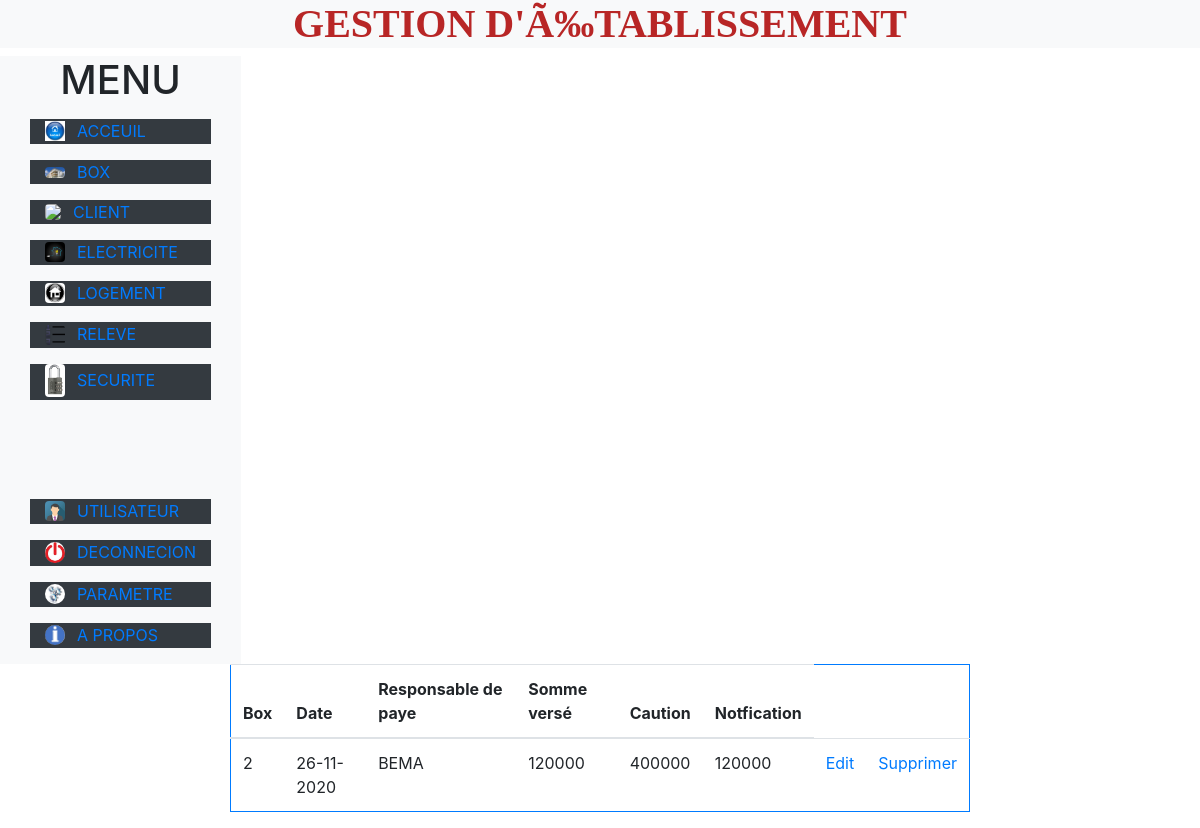
Page /Admlog.php on the committed database.
### tables this page shows
CREATE TABLE `parametre` (
  `nom_appli` varchar(255) NOT NULL,
  `societe` varchar(255) NOT NULL,
  `representant` varchar(255) NOT NULL,
  `localisation` varchar(255) NOT NULL,
  `adress_soc` varchar(255) NOT NULL,
  `respo_soc` varchar(255) NOT NULL,
  `cin_respo` varchar(255) NOT NULL,
  `dcin_respo` varchar(255) NOT NULL,
  `adress_respo` varchar(255) NOT NULL,
  `entete` varchar(255) NOT NULL,
  `corps_menu` longtext NOT NULL,
  `foot` varchar(255) NOT NULL,
  `kwt` varchar(20) NOT NULL
);

CREATE TABLE `hofa` (
  `idhofa` int(11) NOT NULL,
  `caution_box` int(11) NOT NULL,
  `date_entre` date NOT NULL,
  `pers_pay` varchar(255) NOT NULL,
  `somme_pay` double NOT NULL,
  `date_pay` date NOT NULL,
  `pers_vers` varchar(255) NOT NULL,
  `somme_vers` double NOT NULL
);

CREATE TABLE `piece` (
  `N_box` int(11) NOT NULL,
  `hofa` double NOT NULL,
  `securite` double NOT NULL,
  `emplacement` varchar(255) NOT NULL,
  `longueur` varchar(11) NOT NULL,
  `largeur` varchar(11) NOT NULL
);

CREATE TABLE `client` (
  `idclient` int(11) NOT NULL,
  `Nom` varchar(255) NOT NULL,
  `Prenom` varchar(255) NOT NULL,
  `date_naissance` date NOT NULL,
  `lieu_naissance` varchar(255) NOT NULL,
  `n_cin` varchar(255) NOT NULL,
  `date_cin` date NOT NULL,
  `lieu_cin` varchar(255) NOT NULL,
  `Parent` varchar(255) NOT NULL,
  `Mr` varchar(255) NOT NULL,
  `Profession` varchar(255) NOT NULL,
  `date_vente` date NOT NULL,
  `cuation` double NOT NULL,
  `adress_client` varchar(255) NOT NULL,
  `Lot_client` varchar(255) NOT NULL,
  `photo` varchar(255) NOT NULL,
  `telephone` varchar(200) NOT NULL,
  `num_box` int(11) NOT NULL,
  `email_cli` varchar(255) NOT NULL,
  `cit_fam` varchar(255) NOT NULL,
  `epous` varchar(255) NOT NULL,
  `enfant` int(11) NOT NULL,
  `nif` varchar(255) NOT NULL,
  `stat` varchar(255) NOT NULL,
  `rcc` varchar(255) NOT NULL,
  `cbanc` varchar(255) NOT NULL,
  `amet` varchar(255) NOT NULL,
  `met` varchar(255) NOT NULL,
  `per_respo` int(11) NOT NULL,
  `mat_uti` varchar(255) NOT NULL,
  `dur_met` varchar(11) NOT NULL
);

### list_client.php (called while the page is built, shortened)
<?php require_once("centre.php");
$parms="SELECT * FROM parametre ";
$parm=$pdo->prepare($parms);
$parm->execute() ;
?>

### list_log.php (called while the page is built)
<?php require_once("centre.php");
$querybox="SELECT * FROM hofa As c,piece AS p ,client As cli WHERE c.caution_box=p.N_box AND p.N_box=cli.num_box";
$log=$pdo->prepare($querybox);
$log->execute() ;?>

### req_logement.php (the view)
<div class="col-md-12 col-xs-12 spacer">
        <div class="panel panel-info">
          <div class="panel-heading">
            <div class="panel-body">
              <form class="body-panel-body">
                <table class="table rounded border border-primary" id="info">
                  <thead>
                    <tr>
                      <th>Box</th>
                      <th>Date</th>
                      <th>Responsable de paye</th>
                      <th>Somme versé</th>
                      <th>Caution</th>
                      <th>Notfication</th>
                    </tr>
                  </thead>
                  <tbody class="body-table" id="rqt">
                  <?php require("list_log.php");while ($row=$log->fetch()){;?>
                    <tr>
                      <td><?php echo($row['N_box']); ?></td>
                      <td><?php $da_pay=date("d-m-Y",strtotime($row['date_pay']));echo (($da_pay)); ?></td>
                      <td><?php echo($row['pers_pay']); ?></td>
                      <td><?php echo($row['somme_pay']); ?></td>
                      <td><?php echo($row['cuation']); ?></td>
                      <td><?php echo($row['somme_vers']); ?></td>
                      <td><a href="Mod.php?code=<?php echo($et['c_etu']) ?>">Edit</a> </td>
                      <td><a onclick="return confirm('Etes vous sur?');" href="SupprimeEtudiant.php?code=<?php echo($et['CODE']) ?>">Supprimer</a></td>
                    </tr>
                    <?php } ;?>
                  </tbody>
                </table>
              </form>
            </div>
        </div>
    </div>

### en_tete.php
<h1><?php require_once("list_client.php");while ($par=$parm->fetch()){; echo(($par["nom_appli"]) ." ". ($par["societe"])." ".($par["localisation"]) ); };?></h1>

### css/style.css (style rules this page uses)
body>div>div>h1 { color: rgb(184, 38, 38);font-weight: bold;text-align: center;font-family: Cambria, Cochin, Georgia, Times, 'Times New Roman', serif; }
tr, td { border:1px }
table { margin-top: 10px; }
tr,td { border: 1px ; }

### rows in the picture
parametre: nom_appli "GESTION D'Ã‰TABLISSEMENT"
hofa: piece.N_box "2", date_pay "26-11-2020", pers_pay "BEMA", somme_pay "120000", client.cuation "400000", somme_vers "120000"
